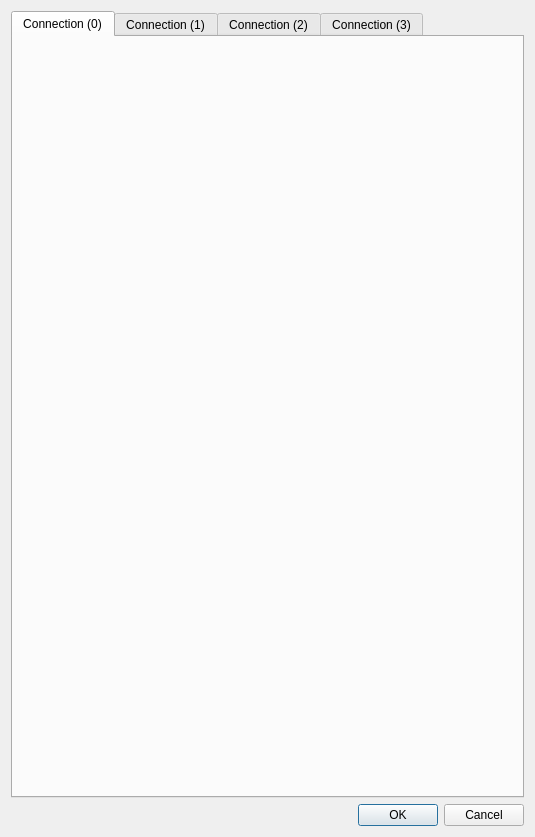
<?xml version="1.0" encoding="UTF-8"?>
<ui version="4.0">
 <class>CCPConfigDialog</class>
 <widget class="QDialog" name="CCPConfigDialog">
  <property name="geometry">
   <rect>
    <x>0</x>
    <y>0</y>
    <width>535</width>
    <height>837</height>
   </rect>
  </property>
  <property name="windowTitle">
   <string>CCP Measurement/Calibration Configuration</string>
  </property>
  <property name="windowIcon">
   <iconset resource="../Icons.qrc">
    <normaloff>:/Icons/car.png</normaloff>:/Icons/car.png</iconset>
  </property>
  <layout class="QVBoxLayout" name="verticalLayout">
   <item>
    <widget class="QTabWidget" name="tabWidget">
     <property name="currentIndex">
      <number>0</number>
     </property>
     <widget class="CCPConfigWidget" name="tab">
      <attribute name="title">
       <string>Connection (0)</string>
      </attribute>
     </widget>
     <widget class="CCPConfigWidget" name="tab_2">
      <attribute name="title">
       <string>Connection (1)</string>
      </attribute>
     </widget>
     <widget class="CCPConfigWidget" name="tab_3">
      <attribute name="title">
       <string>Connection (2)</string>
      </attribute>
     </widget>
     <widget class="CCPConfigWidget" name="tab_4">
      <attribute name="title">
       <string>Connection (3)</string>
      </attribute>
     </widget>
    </widget>
   </item>
   <item>
    <widget class="QDialogButtonBox" name="buttonBox">
     <property name="orientation">
      <enum>Qt::Horizontal</enum>
     </property>
     <property name="standardButtons">
      <set>QDialogButtonBox::Cancel|QDialogButtonBox::Ok</set>
     </property>
    </widget>
   </item>
  </layout>
 </widget>
 <customwidgets>
  <customwidget>
   <class>CCPConfigWidget</class>
   <extends>QWidget</extends>
   <header>CcpConfigWidget.h</header>
   <container>1</container>
  </customwidget>
 </customwidgets>
 <resources>
  <include location="../Icons.qrc"/>
 </resources>
 <connections>
  <connection>
   <sender>buttonBox</sender>
   <signal>accepted()</signal>
   <receiver>CCPConfigDialog</receiver>
   <slot>accept()</slot>
   <hints>
    <hint type="sourcelabel">
     <x>248</x>
     <y>254</y>
    </hint>
    <hint type="destinationlabel">
     <x>157</x>
     <y>274</y>
    </hint>
   </hints>
  </connection>
  <connection>
   <sender>buttonBox</sender>
   <signal>rejected()</signal>
   <receiver>CCPConfigDialog</receiver>
   <slot>reject()</slot>
   <hints>
    <hint type="sourcelabel">
     <x>316</x>
     <y>260</y>
    </hint>
    <hint type="destinationlabel">
     <x>286</x>
     <y>274</y>
    </hint>
   </hints>
  </connection>
 </connections>
</ui>
